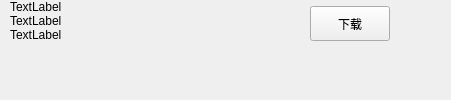
<?xml version="1.0" encoding="UTF-8"?>
<ui version="4.0">
 <class>articleItem</class>
 <widget class="QWidget" name="articleItem">
  <property name="geometry">
   <rect>
    <x>0</x>
    <y>0</y>
    <width>451</width>
    <height>100</height>
   </rect>
  </property>
  <property name="sizePolicy">
   <sizepolicy hsizetype="Preferred" vsizetype="MinimumExpanding">
    <horstretch>0</horstretch>
    <verstretch>0</verstretch>
   </sizepolicy>
  </property>
  <property name="minimumSize">
   <size>
    <width>100</width>
    <height>100</height>
   </size>
  </property>
  <property name="contextMenuPolicy">
   <enum>Qt::NoContextMenu</enum>
  </property>
  <property name="windowTitle">
   <string>Form</string>
  </property>
  <widget class="QWidget" name="layoutWidget">
   <property name="geometry">
    <rect>
     <x>0</x>
     <y>0</y>
     <width>402</width>
     <height>101</height>
    </rect>
   </property>
   <layout class="QHBoxLayout" name="horizontalLayout" stretch="0,0">
    <property name="spacing">
     <number>0</number>
    </property>
    <property name="sizeConstraint">
     <enum>QLayout::SetFixedSize</enum>
    </property>
    <property name="leftMargin">
     <number>10</number>
    </property>
    <property name="topMargin">
     <number>0</number>
    </property>
    <property name="rightMargin">
     <number>12</number>
    </property>
    <property name="bottomMargin">
     <number>0</number>
    </property>
    <item>
     <layout class="QVBoxLayout" name="verticalLayout" stretch="0,0,0">
      <property name="spacing">
       <number>0</number>
      </property>
      <property name="sizeConstraint">
       <enum>QLayout::SetFixedSize</enum>
      </property>
      <property name="leftMargin">
       <number>0</number>
      </property>
      <property name="bottomMargin">
       <number>0</number>
      </property>
      <item alignment="Qt::AlignLeft|Qt::AlignTop">
       <widget class="QLabel" name="novelLabel">
        <property name="sizePolicy">
         <sizepolicy hsizetype="MinimumExpanding" vsizetype="Expanding">
          <horstretch>0</horstretch>
          <verstretch>0</verstretch>
         </sizepolicy>
        </property>
        <property name="minimumSize">
         <size>
          <width>300</width>
          <height>0</height>
         </size>
        </property>
        <property name="baseSize">
         <size>
          <width>320</width>
          <height>0</height>
         </size>
        </property>
        <property name="frameShape">
         <enum>QFrame::NoFrame</enum>
        </property>
        <property name="text">
         <string>TextLabel</string>
        </property>
        <property name="textFormat">
         <enum>Qt::PlainText</enum>
        </property>
        <property name="alignment">
         <set>Qt::AlignLeading|Qt::AlignLeft|Qt::AlignTop</set>
        </property>
        <property name="wordWrap">
         <bool>true</bool>
        </property>
       </widget>
      </item>
      <item alignment="Qt::AlignLeft|Qt::AlignVCenter">
       <widget class="QLabel" name="authorLabel">
        <property name="enabled">
         <bool>true</bool>
        </property>
        <property name="sizePolicy">
         <sizepolicy hsizetype="Preferred" vsizetype="Expanding">
          <horstretch>0</horstretch>
          <verstretch>0</verstretch>
         </sizepolicy>
        </property>
        <property name="minimumSize">
         <size>
          <width>300</width>
          <height>0</height>
         </size>
        </property>
        <property name="text">
         <string>TextLabel</string>
        </property>
        <property name="wordWrap">
         <bool>true</bool>
        </property>
       </widget>
      </item>
      <item alignment="Qt::AlignLeft|Qt::AlignBottom">
       <widget class="QLabel" name="lastLabel">
        <property name="sizePolicy">
         <sizepolicy hsizetype="Expanding" vsizetype="Expanding">
          <horstretch>0</horstretch>
          <verstretch>0</verstretch>
         </sizepolicy>
        </property>
        <property name="minimumSize">
         <size>
          <width>300</width>
          <height>0</height>
         </size>
        </property>
        <property name="text">
         <string>TextLabel</string>
        </property>
        <property name="wordWrap">
         <bool>true</bool>
        </property>
       </widget>
      </item>
     </layout>
    </item>
    <item alignment="Qt::AlignRight">
     <widget class="QPushButton" name="downloadBtn">
      <property name="sizePolicy">
       <sizepolicy hsizetype="Preferred" vsizetype="Preferred">
        <horstretch>0</horstretch>
        <verstretch>0</verstretch>
       </sizepolicy>
      </property>
      <property name="minimumSize">
       <size>
        <width>80</width>
        <height>35</height>
       </size>
      </property>
      <property name="maximumSize">
       <size>
        <width>80</width>
        <height>30</height>
       </size>
      </property>
      <property name="sizeIncrement">
       <size>
        <width>0</width>
        <height>0</height>
       </size>
      </property>
      <property name="baseSize">
       <size>
        <width>80</width>
        <height>30</height>
       </size>
      </property>
      <property name="layoutDirection">
       <enum>Qt::RightToLeft</enum>
      </property>
      <property name="text">
       <string>下载</string>
      </property>
     </widget>
    </item>
   </layout>
  </widget>
 </widget>
 <resources/>
 <connections/>
</ui>
